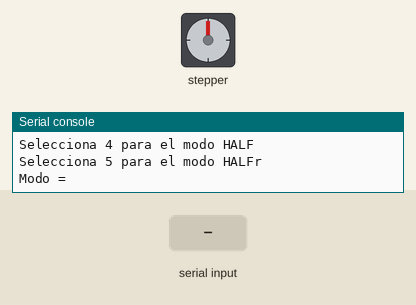
A program run on a simulated Raspberry Pi Pico running MicroPython. Parts: stepper motor, the last lines printed to the serial console. The inputs (shaded band) are chosen by the test bench. The stepper is drawn at 2048 steps a turn.

Above: at 1.2 s.
1.3 s: "5" typed at the serial console, then Enter
2.8 s: "90" typed at the serial console, then Enter
At 2.95 s:
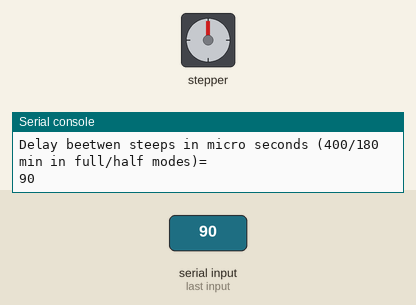
At 3.55 s:
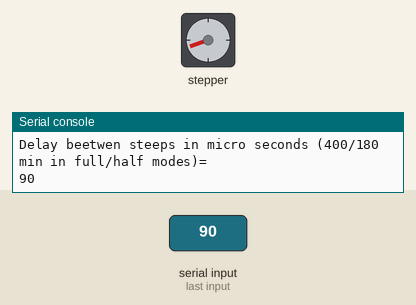
Timing chart, 0 to 20.8 s (numbered marks = the images above; inputs shaded):
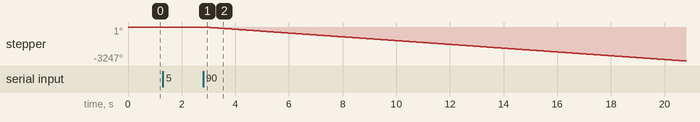

The program:

pico_stepM_simple_2_0.py
```python
# Hardware platform: Pico _ & W
# Author : JC Santamaria
# Start mP Date : 2024 - 3 - 3
# Goal : Stepper simple - check spin
# To do :
# Ref : https://microcontrollerslab.com/28byj-48-stepper-motor-esp32-micropython/
# 1.0
# Instrucciones - to be added


# I- Import the required libraries
from machine import Pin
import utime

# Informative block - start
p_ucontroler = "Pico _ & W"
p_project = "Stepper simple - check ALL modes and delays by manual input"
p_keyOhw = "28BYJ-48 pines + ULN2003 iN1-GPIO10 ... IN4-GPIO13  "
p_keyLib = "None"
p_version = "2.0"
print(f"Microcontroler: {p_ucontroler} - Key other HW : {p_keyOhw}")
print(f"Libreria: {p_keyLib}")
print(f"Program: {p_project} - Version: {p_version}")
# Informative block - end

# 0- Create object pins to comprise the 4 piness needed to control steeper motor
pins = [
    Pin(10,Pin.OUT), # IN1 AZUL GPIO5 (D1)
    Pin(11,Pin.OUT), # IN2 ROSA GPIO4 (D2)
    Pin(12,Pin.OUT), # IN3 GRIS- GPIO14 (D5)
    Pin(13,Pin.OUT), # IN4 BLANCO GPIO12 (D6)
    ]
for i in range(len(pins)):
    pins[i].off()

DELAYSEQ = 500 #  defines de delay in sequence in microsecons, 500 usecons could be the minimun

# 1- Define 3 types of sequence CW + 3 CCW
SeqMode = {'FULL1S': [[1,0,0,0], # Clock Wise - 1 bobina excitada cada paso
                      [0,1,0,0],
                      [0,0,1,0],
                      [0,0,0,1]],
           'FULL1Sr': [[0,0,0,1], # Counter clock wise
                       [0,0,1,0],
                       [0,1,0,0],
                       [1,0,0,0]],
            'FULL2S': [[1,1,0,0], # CW - 2 bobinas excitadas cada paso => + Par y + consumo
                       [0,1,1,0],
                       [0,0,1,1],
                       [1,0,0,1]],
            'FULL2Sr': [[1,0,0,1], # CCW
                        [0,0,1,1],
                        [0,1,1,0],
                        [1,1,0,0]],
            'HALF' : [[1,0,0,0], # CW
                      [1,1,0,0],
                      [0,1,0,0],
                      [0,1,1,0],
                      [0,0,1,0],
                      [0,0,1,1],
                      [0,0,0,1],
                      [1,0,0,1]],
            'HALFr' : [[1,0,0,1], # CCW
                       [0,0,0,1],
                       [0,0,1,1],
                       [0,0,1,0],
                       [0,1,1,0],
                       [0,1,0,0],
                       [1,1,0,0],
                       [1,0,0,0]]
            }

modesList = [keymode for keymode in SeqMode]

for i in range(len(modesList)):
    print(f'Selecciona {i} para el modo {modesList[i]}')

m = (int(input('Modo = '))) % len(modesList)
print(m)

modo = modesList[m]
print(f"Stepper motor mode : {modo}")
delayseq = int(input("Delay beetwen steeps in micro seconds (400/180 min in full/half modes)= "))
# print(f"Delay in each steep in sequence : {delayseq}")

while True:
    for step in SeqMode[modo]:
        for i in range(len(pins)):
            pins[i].value(step[i])
            utime.sleep_us(delayseq) # es un parametro critico, calibrar limite
```

Measured:
- after the input at 2.8 s, stepper: keeps turning counter-clockwise at about 181°/s, starting at once
